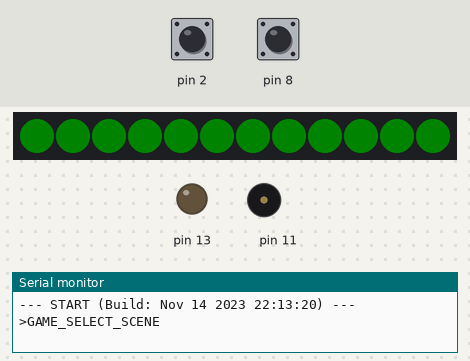
The sketch below on a simulated Arduino Uno, built with avr-gcc and run on an emulated ATmega328P. On the bench: 12 RGB LEDs in strip order, left to right, output pins drawn as LEDs (lit = HIGH), buzzer (waves = sounding), the last lines printed to the serial monitor. The test bench sets the inputs (shaded band); at power-on: pin 2 HIGH, pin 8 HIGH. Dim RGB values are drawn brighter than linear; random numbers use the default seed unless the sketch sets one.

Above: at 1.2 s.
1.3 s: pin 2 pulled LOW for 0.15 s
At 1.58 s:
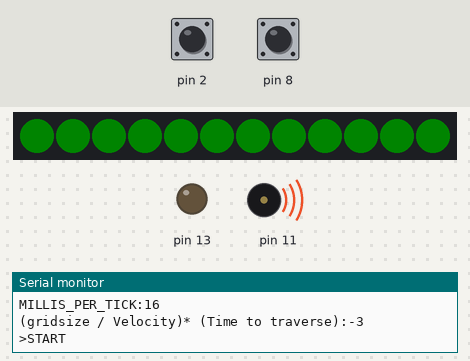
2.0 s: pin 8 pulled LOW for 3.2 s
At 4.16 s:
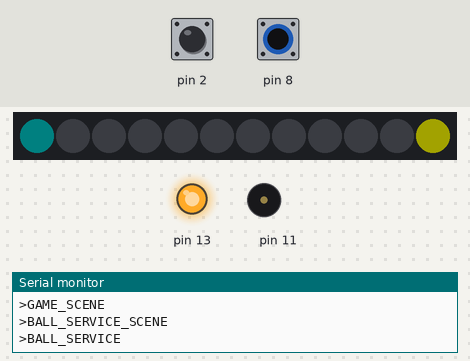
5.8 s: pin 2 pulled LOW for 1 s
At 6.01 s:
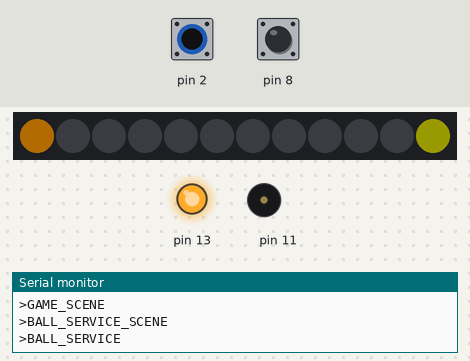
7.4 s: pin 2 pulled LOW for 0.15 s
At 7.83 s:
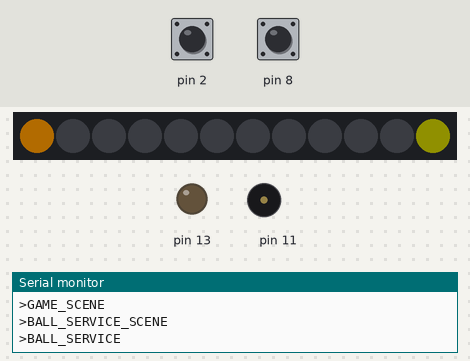
8.1 s: pin 8 pulled LOW for 1 s
At 9.64 s:
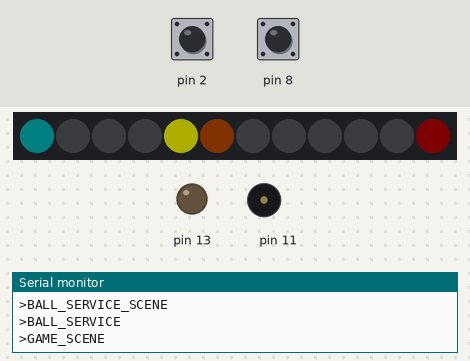
9.7 s: pin 8 pulled LOW for 0.15 s
At 10.22 s:
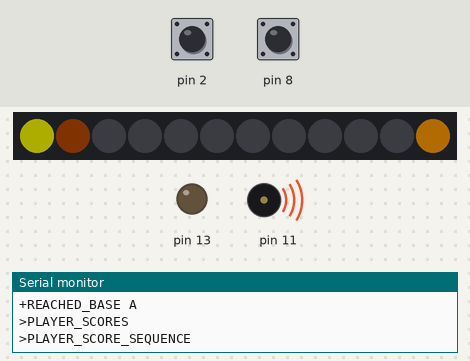
Timing chart, 0 to 13.0 s (numbered marks = the images above; inputs shaded):
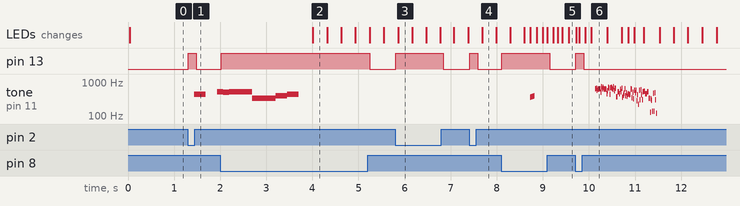

The sketch:

Elbanquos_1D_pong_mk1.ino
```cpp
#include "MainSettings.h"
#include "PongGame.h"

#ifdef TRACE_ON
#define TRACE_MAIN
#endif

PongGame theGame(PIXEL_COUNT<<7) ;


/*   *****************  setup *****************************+
 *
 */

void setup() {
  #ifdef TRACE_ON
    char compile_signature[] = "--- START (Build: " __DATE__ " " __TIME__ ") ---";
    Serial.begin(9600);
    Serial.println(compile_signature);
  #endif


  input_setup() ;
  output_setup(&theGame);
  sound_setup();
  output_begin_GAME_SELECT_SCENE();
}

void loop() {

   if(theGame.isActive())
   {
   unsigned long game_tick_delay=theGame.process_tick();
   unsigned long output_frame_delay=output_frame_tick();
   unsigned long output_sound_delay=sound_tick();;
   delay(min(game_tick_delay,min(output_frame_delay,output_sound_delay )) );
   return;
   }

   if(theGame.isClosing())
   {
    output_begin_GAME_SELECT_SCENE();
   }

   input_capture_tick();
   if(input_button_A_gotPressed()) {
      #ifdef TRACE_MAIN
         Serial.println(F("Loop: Button A for Select pressed"));
      #endif
      theGame.setupGame();
      theGame.startGame();
      return;
   }
   sound_tick();
   output_frame_tick();
}
```

PongGame.cpp
```cpp
#include "Arduino.h"
#include "PongGame.h"
#include "MainSettings.h"

#include "input.h"
#include "output.h"
#include "sound.h"

#define TARGET_SCORE 5

#ifdef TRACE_ON
#define TRACE_PONG_STATE
#define TRACE_PONG_EVENT
//#define TRACE_TICK
#endif

/*  ************************  Construction  ************************************
 *  *********************************************************************
*/
PongGame::PongGame(int gridsize)
{
  game_gridsize = gridsize;


  setupGame();
}

/*  ************************  operational methods  ************************************
 *  *********************************************************************
*/
void PongGame::setupGame(void)
{
  game_tick_millis = 0;

  base_A_trigger_millis = 0;
  base_A_state = BASE_OPEN;
  base_B_trigger_millis = 0;
  base_B_state = BASE_OPEN;

  player_score[PLAYER_A] = 0;
  player_score[PLAYER_B] = 0;
  game_state = OFF;
  current_scoring_player = NONE;
  game_tick_number = 0;
#ifdef TRACE_PONG_STATE
  Serial.println(F("setupGame"));
#endif
}

void PongGame::startGame(void)
{

  int standard_traversal_ticks = (STANDARD_TRAVERSAL_TIME / (MILLIS_PER_TICK) / 2);
  standard_velocity = game_gridsize / standard_traversal_ticks;

#ifdef TRACE_ON
  Serial.print(F("Gridsize:")); Serial.println(game_gridsize);
  Serial.print(F("Standard velocity:")); Serial.println(standard_velocity);
  Serial.print(F("standard_traversal_ticks:")); Serial.println(standard_traversal_ticks);
  Serial.print(F("MILLIS_PER_TICK:")); Serial.println(MILLIS_PER_TICK);
  Serial.print(F("(gridsize / Velocity)* (Time to traverse):")); Serial.println(game_gridsize * 2 * MILLIS_PER_TICK / standard_velocity);

#endif

  enter_START();
}

/*  ************************  Information methods  ************************************
 *  *********************************************************************
*/
bool PongGame::isActive() {
  return !(game_state == OFF || game_state == CLOSING);
}

bool PongGame::isClosing()
{
  if (game_state != CLOSING) return false;
  game_state = OFF;
  return true;
}

unsigned int PongGame::getBallPosition() {
  return ball_position;
}

base_state_enum PongGame::getBase_A_State() {
  return base_A_state;
}

base_state_enum PongGame::getBase_B_State() {
  return base_B_state;
}

int  PongGame::player_A_getScore() {
  return  player_score[PLAYER_A];
}

int  PongGame::player_B_getScore() {
  return  player_score[PLAYER_B];
}

byte PongGame::player_getWinner()
{
  if (player_score[PLAYER_A] > player_score[PLAYER_B]) return PLAYER_A;
  else if (player_score[PLAYER_B] > player_score[PLAYER_A]) return PLAYER_B;
  return NONE;
}

/*  ************************  tick  ************************************
 *  *********************************************************************
*/

unsigned long PongGame::process_tick()
{
  unsigned long current_tick_duration = millis() - game_tick_millis;

  if (current_tick_duration < MILLIS_PER_TICK) return (MILLIS_PER_TICK) - current_tick_duration;
  game_tick_number++;
  game_tick_millis = millis(); // globally fixed timestamp for this tick

  input_capture_tick();  // Update all input sensor information
#ifdef TRACE_TICK
  Serial.print(F("Game Tick:")); Serial.println(game_tick_number);
#endif

  switch (game_state)
  {
    case START:  process_START(); break;
    case BALL_SERVICE:  process_BALL_SERVICE(); break;
    case BALL_EXCHANGE: process_BALL_EXCHANGE(); break;
    case PLAYER_SCORES: process_PLAYER_SCORES(); break;
    case GAME_OVER:     process_GAME_OVER(); break;
    default: game_state = OFF;
  }
  return 0;
}

/*  ************************  state processing functions  ************************************
 *  *********************************************************************
*/

/* ************ START *************************** */


void PongGame::enter_START()
{
#ifdef TRACE_PONG_STATE
  Serial.println(F(">START"));
#endif
  game_state = START;
  if (random(19) > 9)current_scoring_player = PLAYER_A;
  else current_scoring_player = PLAYER_B;

  level_velocity = standard_velocity;
  // TODO Trigger Start Animation
  sound_start_GameStartMelody();

};

void PongGame::process_START()
{
  if (sound_isPlaying()) return;
  enter_BALL_SERVICE();
};


/* ************ BALL_SERVICE *************************** */

void PongGame::enter_BALL_SERVICE()
{
  game_state = BALL_SERVICE;
  output_begin_GAME_SCENE ();
  base_A_trigger_millis = 0;
  base_B_trigger_millis = 0;
  level_velocity = standard_velocity;   // This might be changed later to some fancy logic
  ball_velocity = level_velocity;
  hitcount = 0;
  bonus_state = BONUS_NONE;
  bonus_position = -1;
  ball_passed_bonus = false;
  if (current_scoring_player == PLAYER_A)
  {
    ball_direction = -1;
    ball_position = game_gridsize - 1; // position ball in base B
  }
  else {
    ball_direction = 1;
    ball_position = 0;  // position ball in base A
  }
  output_begin_BALL_SERVICE_SCENE();
  input_pauseUntilRelease();
#ifdef TRACE_PONG_STATE
  Serial.println(F(">BALL_SERVICE"));
#endif
};

void PongGame::process_BALL_SERVICE(void)
{
  if (((current_scoring_player == PLAYER_B) && input_button_A_gotReleased())
      || ((current_scoring_player == PLAYER_A) && input_button_B_gotReleased())
      || ((output_sceneDurationMillis() > 5000))  )
  {
    base_A_state = BASE_OPEN;
    base_B_state = BASE_OPEN;
    game_state = BALL_EXCHANGE;
    output_begin_GAME_SCENE ();
    sound_start_PongService();
  }

  manageBaseTriggering();
}

/* ************ BALL_EXCHANGE *************************** */

void PongGame::process_BALL_EXCHANGE(void)
{
  bool base_reflection_event = false;


  manageBaseTriggering();

  /* Ball movement */
  if ((game_tick_number % TICKS_PER_MOVEMENT) == 0)
  {
    ball_position += ball_velocity * ball_direction;

    if (bonus_state == BONUS_BARRIER && bonus_position < 0) { // Barrier reflection
      if (base_barrier[PLAYER_B]>0 && ball_direction > 0) {
        if ( ball_position >= game_gridsize - (base_barrier[PLAYER_B] << 7))
        {
          ball_direction = -1;
          ball_passed_bonus = false;
          ball_position = game_gridsize - (base_barrier[PLAYER_B] << 7);
          sound_start_Barrier();
          if (--base_barrier[PLAYER_B] < 1) bonus_state = BONUS_NONE;
          #ifdef TRACE_PONG_EVENT
            Serial.print(F("+BARRIER_REFLECTION B ")); Serial.println(base_barrier[PLAYER_B]);
          #endif
        }
      } else {
        if ( base_barrier[PLAYER_A] >0 && ball_position < (base_barrier[PLAYER_A] << 7))
        {
          ball_direction = 1;
          ball_passed_bonus = false;
          sound_start_Barrier();
          if (--base_barrier[PLAYER_A] < 1) bonus_state = BONUS_NONE;
          #ifdef TRACE_PONG_EVENT
             Serial.print(F("+BARRIER_REFLECTION A ")); Serial.println(base_barrier[PLAYER_A]);
          #endif
        }
      }
    }

    if (ball_position < 0) {      // Ball reached Base A
      hitcount++;
      #ifdef TRACE_PONG_EVENT
            Serial.println(F("+REACHED_BASE A"));
      #endif
      if (base_A_state == BASE_CLOSED || base_A_state == BASE_BOOST)
      {
        base_reflection_event = true;
        ball_direction = 1;
        ball_passed_bonus = false;
        if (base_A_state == BASE_BOOST) {
          sound_start_BoostPong(ball_velocity);
          ball_velocity = level_velocity << 1; //Double speed
          level_velocity += 2;
        } else {
          sound_start_Pong(ball_velocity);
          ball_velocity = level_velocity;
        }
        ball_position = ball_velocity;  // Reflect the ball
      }  else {
        enter_PLAYER_SCORES(PLAYER_B, 1);
        return;
      }
    }

    if (ball_position >= game_gridsize) {      // Ball reached Base B
      hitcount++;
      #ifdef TRACE_PONG_EVENT
            Serial.println(F("+REACHED_BASE B"));
      #endif
      if (base_B_state == BASE_CLOSED || base_B_state == BASE_BOOST)
      {
        base_reflection_event = true;
        ball_direction = -1;
        ball_passed_bonus = false;
        if (base_B_state == BASE_BOOST) {
          sound_start_BoostPong(ball_velocity);
          ball_velocity = level_velocity << 1; //Double speed
          level_velocity += 2;
        } else {
          sound_start_Pong(ball_velocity);
          ball_velocity = level_velocity;
        }
        ball_position = game_gridsize - 1 - ball_velocity; // Reflect the ball
      }  else {
        enter_PLAYER_SCORES(PLAYER_A, 1);
        return;
      }
    }


    if (bonus_position >= 0 && !ball_passed_bonus) //  check for bonus triggers
    {
      if ((ball_direction > 0 &&  ball_position > bonus_position)
          || (ball_direction < 0 &&  ball_position < bonus_position))
      {
        ball_passed_bonus = true; // just now ball passes the bonus
        switch (bonus_state)
        {
          case BONUS_BARRIER:
            if (ball_direction > 0)
            {
              if (input_button_A_isPressed() && input_getCurrentPressDuration() < 250) // give player A the Barrier
              {
                base_barrier[PLAYER_A] = 3;
                base_barrier[PLAYER_B] = 0;
                bonus_position = -1;
#ifdef TRACE_PONG_EVENT
                Serial.println(F("+BARRIER_CAPTURE A"));
#endif
              }
              // TODO play sound & animation
            } else {
              if (input_button_B_isPressed() && input_getCurrentPressDuration() < 250) // give player B the Barrier
              {
                base_barrier[PLAYER_B] = 3;
                base_barrier[PLAYER_A] = 0;
                bonus_position = -1;
#ifdef TRACE_PONG_EVENT
                Serial.println(F("+BARRIER_CAPTURE B"));
#endif
              }
              // TODO play sound & animation
              break;
            }
        }
      }
    }

    if (base_reflection_event && bonus_state == BONUS_NONE && bonus_position == -1  && random(100)<=20) {
      bonus_position = game_gridsize >> 1; // mid position
      bonus_state = BONUS_BARRIER;
#ifdef TRACE_PONG_EVENT
      Serial.println(F("+BONUS_BARRIER"));
#endif
    }

  }

  if (game_tick_number % TICKS_UNTIL_AUTOMATIC_ACCELERATION == 0)
  {
    level_velocity += 2;
  }
}

/* ************ PLAYER_SCORES *************************** */

void PongGame::enter_PLAYER_SCORES(int player, int amount)
{
#ifdef TRACE_PONG_STATE
  Serial.println(F(">PLAYER_SCORES"));
#endif
  player_score[player] += amount;

  current_scoring_player = player;
  output_begin_PLAYER_SCORE_SEQUENCE(player);
  sound_start_Crash();

  game_state = PLAYER_SCORES;
}

void PongGame::process_PLAYER_SCORES(void)
{
  while (output_isSequenceRunning()) return;
  if (player_score[current_scoring_player] >= TARGET_SCORE)
  {
    enter_GAME_OVER();
    return;
  }
  enter_BALL_SERVICE();
}

/* ************ GAME_OVER *************************** */

void PongGame::enter_GAME_OVER()
{
#ifdef TRACE_PONG_STATE
  Serial.println(F(">GAME_OVER"));
#endif
  //TODO : Play some cool victory Animation
  sound_start_GameOverMelody();
  output_begin_GAME_OVER_SEQUENCE();
  game_state = GAME_OVER;

  output_begin_GAME_OVER_SCENE();
}


void PongGame::process_GAME_OVER()
{
  if (output_sceneDurationMillis() > 9000 || input_button_A_gotPressed() || input_button_B_gotPressed()) {
    game_state = CLOSING;
  }
}


/*  ************************ helping modules  ************************************
 *  *********************************************************************
*/

/** ---------  Check and switch hot states of bases ---- */
void PongGame::manageBaseTriggering()
{
  bool boost_enabled = (hitcount > 3) || (player_score[PLAYER_A] > 0 && player_score[PLAYER_B] > 0);
  switch (base_A_state) {
    case BASE_OPEN:
      if (input_button_A_gotPressed()) // Only in open State we accept a button press as valid
      {
        base_A_trigger_millis = game_tick_millis;
        if (boost_enabled) base_A_state = BASE_BOOST;
        else  base_A_state = BASE_CLOSED;
      }
      break;
    case BASE_BOOST:
      if (game_tick_millis - base_A_trigger_millis > BASE_BOOST_DURATION) base_A_state = BASE_CLOSED;
      break;
    case BASE_CLOSED:
      if (game_tick_millis - base_A_trigger_millis > BASE_CLOSED_DURATION) base_A_state = BASE_RECOVERY;
      break;
    case BASE_RECOVERY:
      if (game_tick_millis - base_A_trigger_millis > BASE_RECOVERY_DURATION) base_A_state = BASE_OPEN;
      break;
    default:
      base_A_state = BASE_OPEN;

  }

  switch (base_B_state) {
    case BASE_OPEN:
      if (input_button_B_gotPressed()) // Only in open State we accept a button press as valid
      {
        base_B_trigger_millis = game_tick_millis;
        if (boost_enabled) base_B_state = BASE_BOOST;
        else  base_B_state = BASE_CLOSED;
      }
      break;
    case BASE_BOOST:
      if (game_tick_millis - base_B_trigger_millis > BASE_BOOST_DURATION) base_B_state = BASE_CLOSED;
      break;
    case BASE_CLOSED:
      if (game_tick_millis - base_B_trigger_millis > BASE_CLOSED_DURATION) base_B_state = BASE_RECOVERY;
      break;
    case BASE_RECOVERY:
      if (game_tick_millis - base_B_trigger_millis > BASE_RECOVERY_DURATION) base_B_state = BASE_OPEN;
      break;
    default:
      base_B_state = BASE_OPEN;

  }


}
```

PongGame.h
```cpp
#ifndef PongGame_h
#define PongGame_h


/* Game setting and memory */
#define TICKS_PER_SECOND 60
#define MILLIS_PER_TICK 1000/TICKS_PER_SECOND
#define TICKS_PER_MOVEMENT 2
#define STANDARD_TRAVERSAL_TIME 1400
// #define STANDARD_TRAVERSAL_TIME 3000

#define BASE_BOOST_DURATION 150
#define BASE_CLOSED_DURATION 500
#define BASE_RECOVERY_DURATION 1000
#define TICKS_UNTIL_AUTOMATIC_ACCELERATION 600


#define PLAYER_A 0
#define PLAYER_B 1
#define NONE 255


enum GAME_STATES {
  OFF,
  START,
  BALL_SERVICE,
  BALL_EXCHANGE,
  PLAYER_SCORES,
  GAME_OVER,
  CLOSING
};

enum bonus_state_enum {
  BONUS_NONE,
  BONUS_BARRIER
};

enum base_state_enum {
  BASE_BOOST,
  BASE_CLOSED,
  BASE_OPEN,
  BASE_RECOVERY
};

class PongGame
{
  public:
    /* Instantiate the game */
    PongGame(int gridsize);

    /* ----------- Operations ------------------ */

    /* Main processing of the game logic
     *  Returns: milliseconds until the next tick is pending
    */
    void setupGame();
    void startGame();


    unsigned long process_tick();

    /* ---- State information ----*/
    bool isActive();
    bool isClosing();

    unsigned int getBallPosition();
    base_state_enum getBase_A_State();
    base_state_enum getBase_B_State();
    byte getBaseBarrier(byte i) {if(i<2) return base_barrier[i]; else return 0;}
    bonus_state_enum getBonusState() {return bonus_state;}
    bool getBonusIsPlaced() {return bonus_position>=0;}
    int getBonusPosition() {return bonus_position;}
    int  player_A_getScore();
    int  player_B_getScore();
    byte player_getWinner();


  protected:

    void enter_START();
    void process_START();
    void enter_BALL_SERVICE();
    void process_BALL_SERVICE();
    void process_BALL_EXCHANGE();

    void enter_PLAYER_SCORES(int player,int amount);
    void process_PLAYER_SCORES();
    void enter_GAME_OVER() ;
    void process_GAME_OVER();
    void manageBaseTriggering();


    /* General game state */
    GAME_STATES game_state=OFF;
    unsigned long game_tick_millis=0;
    unsigned long game_tick_number=0;
    int game_gridsize=0;   //* Meaning 0= baseA and gridsize-1=Base B)
    int standard_velocity=0;
    int level_velocity=0;
    int hitcount=0;

    /* Ball state */
    int ball_position=0;
    int ball_velocity=0;
    int ball_direction=0;
    bool ball_passed_bonus=false;

    /* Base state */
    unsigned long base_A_trigger_millis=0;
    base_state_enum base_A_state=BASE_OPEN;
    unsigned long base_B_trigger_millis=0;
    base_state_enum base_B_state=BASE_OPEN;

    /* Extra game element state */
    byte base_barrier[2]={0,0};
    int bonus_position=-1; /* not placed */
    bonus_state_enum bonus_state=BONUS_NONE;

    /* Player score */
    byte player_score[2]={0,0};
    byte current_scoring_player=NONE;

}; // class PongGame


#endif
```

input.h
```cpp
#ifndef input_h
#define input_h

int input_getMillisSinceLastEvent();
long input_getCurrentPressDuration();
long input_getLastPressDuration();

bool input_button_A_gotPressed();
bool input_button_A_isPressed();
byte input_button_A_gotReleased();

bool input_button_B_gotPressed();
bool input_button_B_isPressed();
byte input_button_B_gotReleased();

void input_pauseUntilRelease();
void input_capture_tick();

#endif
```

output.h
```cpp
#ifndef output_h
#define output_h

bool output_isSequenceRunning();
unsigned long output_sceneDurationMillis();

void output_begin_BALL_SERVICE_SCENE();
void output_begin_GAME_SCENE ();
void output_begin_GAME_OVER_SCENE();
void output_begin_PLAYER_SCORE_SEQUENCE(byte player);
void output_begin_GAME_OVER_SEQUENCE();


#endif
```

sound.h
```cpp
#ifndef sound_h
#define sound_h

void sound_setup();
void sound_tick();

bool sound_isPlaying();
void sound_stop();

void sound_start_GameStartMelody();
void sound_start_GameOverMelody();
void sound_start_Pong(int ball_velocity);
void sound_start_BoostPong(int ball_velocity);
void sound_start_PongService();
void sound_start_Barrier();
void sound_start_Crash();


#endif
```

Source omitted: input.ino (7934 bytes), output.ino (11931 bytes), particle.cpp (2301 bytes), particle.h (1761 bytes), sound.ino (8793 bytes), MainSettings.h (43 bytes)

Measured:
- after the input at 1.3 s, pin 13: LOW → HIGH at once, → LOW 0.17 s later; tone on pin 11: silent → 440 Hz after 0.14 s, → silent 0.25 s later, → 523 Hz 0.26 s later
- after the input at 2.0 s, pin 13: LOW → HIGH at once, → LOW 3.2 s later
- after the input at 5.8 s, pin 13: LOW → HIGH at once, → LOW 1.0 s later
- after the input at 7.4 s, pin 13: LOW → HIGH at once, → LOW 0.18 s later
- after the input at 8.1 s, pin 13: LOW → HIGH at once, → LOW 1.0 s later
- after the input at 9.7 s, pin 13: LOW → HIGH at once, → LOW 0.18 s later
